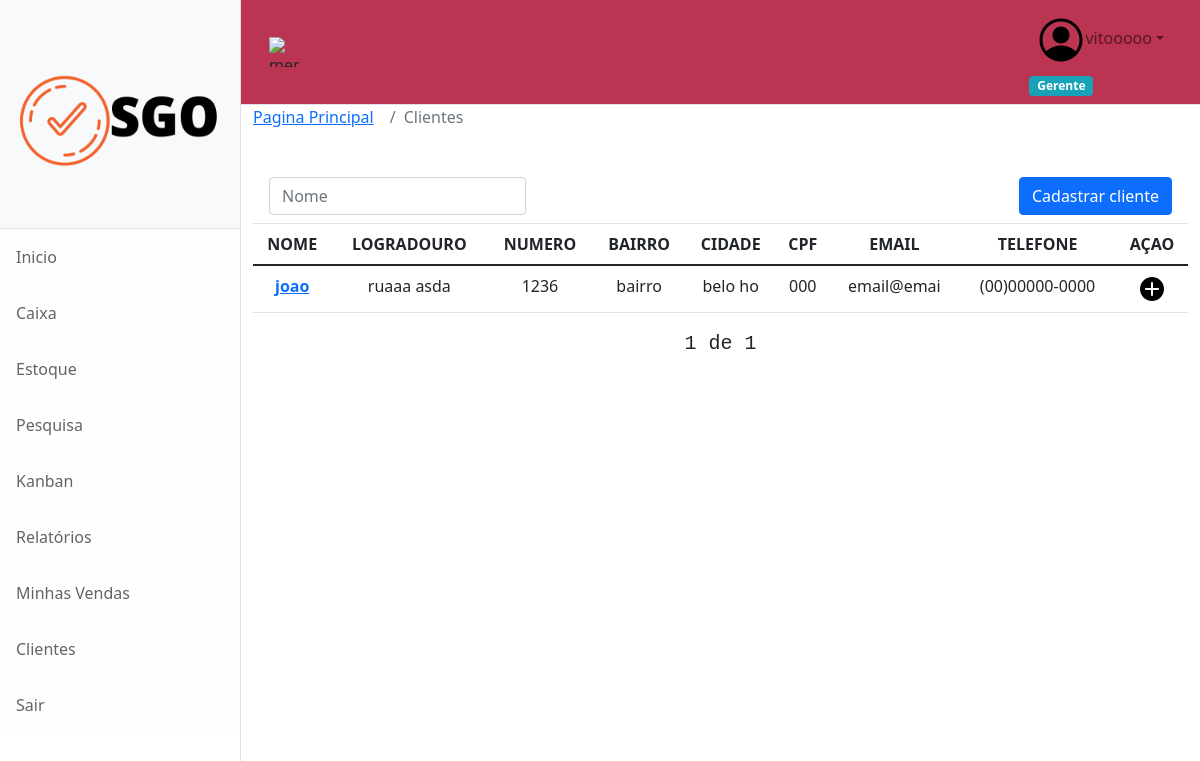
Page /clientes (signed in) on the committed database.
### Autenticacao/models.py (models this page shows, shortened)
class USUARIO(AbstractUser):
    CHOICES_SITUACAO =(
        ('A','Ativo'),
        ('F','Ferias'),
        ('I','Inativo'),
    )
    CHOICES_FUNCAO =(
        ('V','Vendedor'),
        ('C','Caixa'),
        ('G','Gerente'),
    )
    CPF = models.CharField(blank=True, max_length=18)
    DATA_NASCIMENTO = models.DateField(blank=True, null=True)
    STATUS = models.CharField(max_length=1, choices=CHOICES_SITUACAO, default="A")
    FUNCAO = models.CharField(max_length=1, choices=CHOICES_FUNCAO,blank=True, null=True)

### Core/models.py (models this page shows, shortened)
class CLIENTE(models.Model):
    CHOICES_SITUACAO=(
        ('1','ATIVO'),
        ('2','INATIVO')
    )
    NOME = models.CharField(max_length=250)
    LOGRADOURO = models.CharField(max_length=80)
    CEP = models.CharField(max_length=8)
    NUMERO = models.CharField(max_length=10)
    BAIRRO = models.CharField(max_length=200)
    CIDADE = models.CharField(max_length=200)
    TELEFONE = models.CharField(max_length=30, blank=True, null=True)
    CPF = models.CharField(max_length=14)
    DATA_NASCIMENTO = models.DateField(blank=True, null=True)
    EMAIL = models.CharField(max_length=100,blank=True, null=True)
    FOTO =  models.ImageField(upload_to='foto_img',blank=True, null=True)
    DATA_CADASTRO = models.DateField(default=now)
    ENDERECO_UF=models.CharField(max_length=2)
    CONTRIBUINTE=models.CharField(max_length=1, default=9)
    STATUS = models.CharField(max_length=1,choices=CHOICES_SITUACAO,default='1')

### Core/views.py (the view)
# urls.py: path('clientes',views.clientes,name='clientes'),
@login_required(login_url='/auth/logar/')
def clientes(request):
        cliente_lista = CLIENTE.objects.order_by('NOME').order_by('-DATA_CADASTRO').filter(STATUS=1).only('id').all().values()
        pagina = Paginator(cliente_lista, 25)
        page = request.GET.get('page')
        clientes = pagina.get_page(page)
        return render(request,'Cliente/clientes.html',{'clientes':clientes,
                                                        })

### Core/templates/Cliente/clientes.html (shortened to what this page needs)
{% extends 'base.html' %}
{% load static %}
{% block 'head' %}
<link rel="stylesheet" href="{% static 'Unidades/css/cadastro_cliente.css' %}">
{% endblock %}
{% block 'body'%}
<nav aria-label="breadcrumb">
  <ol class="breadcrumb" style="background-color: var(--bs-white);">
    <li class="breadcrumb-item"><a href="{% url 'Core:home'%}">Pagina Principal</a></li>
    <li class="breadcrumb-item active" aria-current="page">Clientes</li>
  </ol>
</nav>
<div class="text-center">
  <nav class="navbar navbar-light bg-white">
    <form class="form-inline">
      <input class="form-control mr-sm-2" type="search"
       name="search_cliente" placeholder="Nome"
       hx-get="search_cliente/"
       hx-trigger="input changed delay:500ms, search"
       hx-target="#search-results"
       hx-indicator=".htmx-indicator">
    </form>
    <div class="btn-continuar">
      <a type="button" class="btn btn-primary" href="{% url 'Core:cadastro_cliente'%}">Cadastrar cliente</a>
    </div>
  </nav>
                <table id="myTable" class="table table-hover">
                    <tr class="thead">
                        <th scope="col">NOME</th>
                        <th scope="col">LOGRADOURO</th>
                        <th scope="col">NUMERO</th>
                        <th scope="col">BAIRRO</th>
                        <th scope="col">CIDADE</th>
                        <th scope="col">CPF</th>
                        <th scope="col">EMAIL</th>
                        <th scope="col">TELEFONE</th>
                        <th scope="col">AÇAO</th>
                      </tr>
                      {% for cliente in clientes %}
                      <tbody>
                        <tr>
                          <th scope="row"><a href="{% url 'Core:cliente' cliente.id  %}">{{cliente.NOME}}</a></th>
                          <td>{{cliente.LOGRADOURO|slice:":10"}}</td>
                          <td>{{cliente.NUMERO|slice:":5"}}</td>
                          <td>{{cliente.BAIRRO|slice:":10"}}</td>
                          <td>{{cliente.CIDADE|slice:":10"}}</td>
                          <td>{{cliente.CPF|slice:":3"}}</td>
                          <td>{{cliente.EMAIL|slice:":10"}}</td>
                          <td>{{cliente.TELEFONE}}</td>
                          <td>
                            <a href="{% url 'Core:Cadastrar_os' cliente.id %}"><img></a>
                          </td>
                        </tr>
                      </tbody>
                      {% endfor%}
                </table>
            </div>
            <div class="pagination">
              <samp class="step-links">
                      <samp class="current">
                        {{clientes.number}} de {{clientes.paginator.num_pages}}
                      </samp>
              </samp>
            </div>
{% endblock %}

### templates/base.html (shortened to what this page needs)
{% load static %}
<!DOCTYPE html>
<html lang="en">
    <head>
        <link rel="stylesheet" href="https://cdn.jsdelivr.net/npm/bootstrap@4.0.0/dist/css/bootstrap.min.css">
        <link href="{% static 'Unidades/css/styles.css' %}" rel="stylesheet" />
        <link rel="stylesheet" type="text/css" href="https://cdn.jsdelivr.net/npm/toastify-js/src/toastify.min.css">
        {% block 'head' %}
        {% endblock %}
    </head>
    <body>
        <div class="d-flex" id="wrapper">
            <div class="border-end bg-white" id="sidebar-wrapper">
                <div class="sidebar-heading border-bottom bg-light"><img src="{% static 'home/img/LOGO-NOVA-PRETA .png' %}" height="200px" alt="logo"></div>
                <div class="list-group list-group-flush">
                    <a class="list-group-item list-group-item-action list-group-item-light p-3" href="{% url 'Core:home'%}">Inicio</a>
                    <a class="list-group-item list-group-item-action list-group-item-light p-3" href="{% url 'Core:Caixa'%}">Caixa</a>
                    <a class="list-group-item list-group-item-action list-group-item-light p-3" href="{% url 'Core:estoque' %}">Estoque</a>
                    <a class="list-group-item list-group-item-action list-group-item-light p-3" href="{% url 'Core:Lista_Os'%}">Pesquisa</a>
                    <a class="list-group-item list-group-item-action list-group-item-light p-3" href="{%url 'Core:Dashabord' %}">Kanban</a>
                    <a class="list-group-item list-group-item-action list-group-item-light p-3" href="{% url 'Core:relatorios' %}">Relatórios</a>
                    <a class="list-group-item list-group-item-action list-group-item-light p-3" href="{% url 'Core:minhas_vendas' %}">Minhas Vendas</a>
                    <a class="list-group-item list-group-item-action list-group-item-light p-3" href="{% url 'Core:clientes'%}">Clientes</a>
                    <a class="list-group-item list-group-item-action list-group-item-light p-3" href="{% url 'sair'%}">Sair</a>
                </div>
            </div>
            <div id="page-content-wrapper">
                <nav class="navbar navbar-expand-lg navbar-light bg-nav border-bottom">
                    <div class="container-fluid">
                        <img id="sidebarToggle" width="30" height="30" src="https://img.icons8.com/ios/50/menu--v1.png" alt="menu--v1"/>
                        <div class="collapse navbar-collapse" id="navbarSupportedContent">
                            <ul class="navbar-nav ms-auto mt-2 mt-lg-0">
                                {% if user.is_authenticated %}
                                <li class="nav-item dropdown">
                                    <a class="nav-link dropdown-toggle" id="navbarDropdown" href="#" role="button" data-bs-toggle="dropdown" aria-haspopup="true" aria-expanded="false"><img>{{user.first_name}}</a>
                                    {% if user.FUNCAO == "G" %}
                                    <span class="badge badge-info">Gerente</span>
                                    {% endif %}
                                </li>
                                {% endif %}
                            </ul>
                        </div>
                    </div>
                </nav>
                <div class="container-fluid" style="overflow-x:auto;">
                    {% block 'body' %}
                    {% endblock %}
                </div>
            </div>
        </div>
    </body>
</html>

### templates/static/Unidades/css/cadastro_cliente.css (style rules this page uses)
.btn-continuar { float: right; }
.pagination { margin-bottom: 20px; }
.step-links { position: relative; margin-left: auto; margin-right: auto; }
.step-links .current { margin-left: 5px; margin-right: 5px; font-size: 20px; }

### rows in the picture
USUARIO: first_name "vitooooo"
CLIENTE: NOME "joao", LOGRADOURO "ruaaa asda", NUMERO "1236", BAIRRO "bairro", CIDADE "belo ho", CPF "000", EMAIL "email@emai", TELEFONE "(00)00000-0000"

### other values in the picture
{{ clientes.number }} "1"
{{ clientes.paginator.num_pages }} "1"
